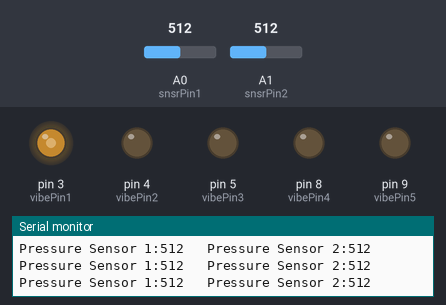
The sketch below on a simulated Arduino Uno, built with avr-gcc and run on an emulated ATmega328P. On the bench: output pins drawn as LEDs (lit = HIGH), the last lines printed to the serial monitor. Inputs (shaded band) come from the test bench; at power-on: A0 (snsrPin1) = 512, A1 (snsrPin2) = 512.

Above: at 1.2 s.
1.3 s: A0 (snsrPin1) set to 104
At 2.4 s:
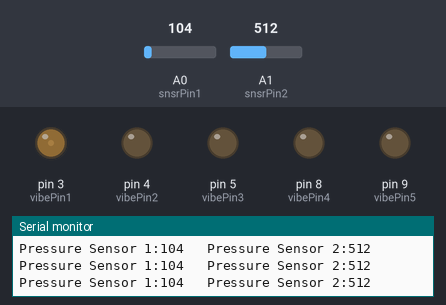
2.8 s: A0 (snsrPin1) set to 89
At 4.1 s:
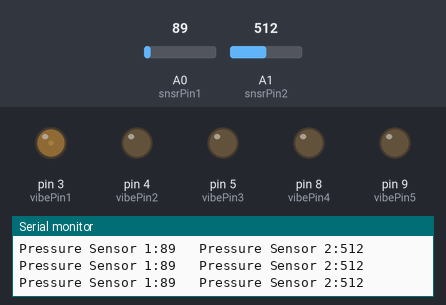
5.8 s: A1 (snsrPin2) set to 526
At 7.0 s:
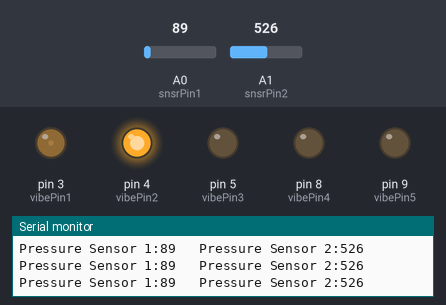
7.3 s: A0 (snsrPin1) set to 11
At 8.5 s:
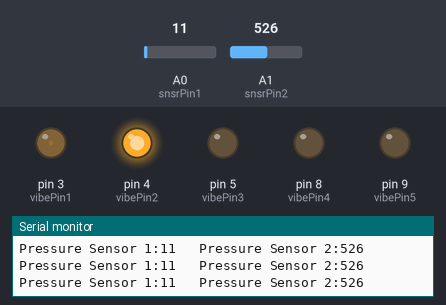
8.8 s: A0 (snsrPin1) set to 8
At 9.9 s:
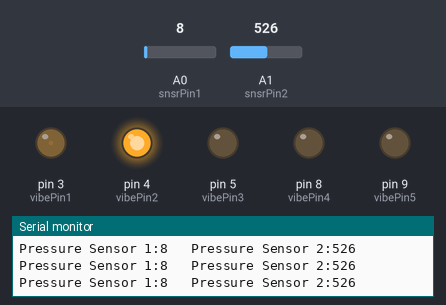
11.8 s: A0 (snsrPin1) set to 1023
At 13.3 s:
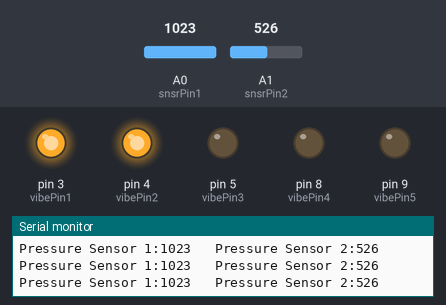
Timing chart, 0 to 14.3 s (numbered marks = the images above; inputs shaded):
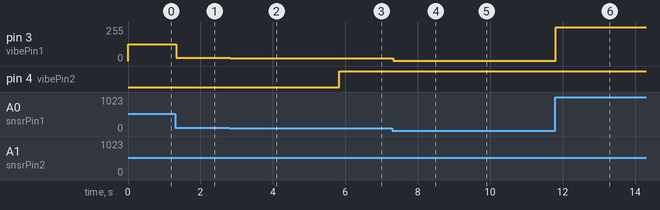

Measured:
- the behaviour switches between 513 and 514 on A1 (snsrPin2) (found by bisection; images 2 and 3)
- after the input at 1.3 s, pin 3 (vibePin1): 127/255 → 25/255 at once
- after the input at 2.8 s, pin 3 (vibePin1): 25/255 → 22/255 at once
- after the input at 5.8 s, pin 4 (vibePin2): LOW → HIGH at once
- after the input at 7.3 s, pin 3 (vibePin1): 22/255 → 2/255 at once
- after the input at 8.8 s, pin 3 (vibePin1): 2/255 → 1/255 after 0.05 s
- after the input at 11.8 s, pin 3 (vibePin1): 1/255 → 255/255 at once

The sketch:

PStoVM.ino
```cpp
#define snsrPin1 0
#define snsrPin2 1
#define snsrPin3 2
#define snsrPin4 3
#define snsrPin5 4

#define vibePin1 3
#define vibePin2 4
#define vibePin3 5
#define vibePin4 8
#define vibePin5 9


void setup() {
  pinMode(vibePin1, OUTPUT);
  pinMode(vibePin2, OUTPUT);
  pinMode(vibePin3, OUTPUT);
  pinMode(vibePin4, OUTPUT);
  pinMode(vibePin5, OUTPUT);

  Serial.begin(9600);

}

void loop() {

  Serial.print("Pressure Sensor 1:"); Serial.print(analogRead(snsrPin1));
  Serial.print("   Pressure Sensor 2:"); Serial.println(analogRead(snsrPin2));
  //Serial.print("   Pressure Sensor 3:"); Serial.print(analogRead(snsrPin3));
  //Serial.print("   Pressure Sensor 4:"); Serial.print(analogRead(snsrPin4));
  //Serial.print("   Pressure Sensor 5:"); Serial.println(analogRead(snsrPin5));
  analogWrite(vibePin1, map(analogRead(snsrPin1), 0, 1023, 0, 255));
  analogWrite(vibePin2, map(analogRead(snsrPin2), 0, 1023, 0, 255));
  //analogWrite(vibePin3, analogRead(snsrPin3));
  //analogWrite(vibePin4, analogRead(snsrPin4));
  //analogWrite(vibePin5, analogRead(snsrPin5));
  delay(50);
}
```
